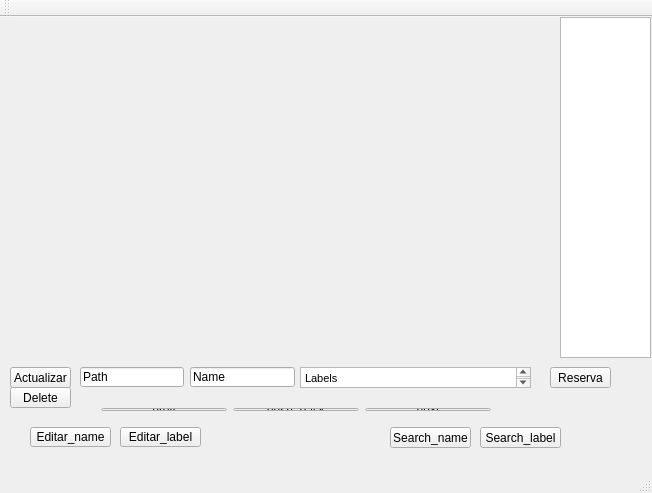
<?xml version="1.0" encoding="UTF-8"?>
<ui version="4.0">
 <class>MainWindow</class>
 <widget class="QMainWindow" name="MainWindow">
  <property name="geometry">
   <rect>
    <x>0</x>
    <y>0</y>
    <width>652</width>
    <height>493</height>
   </rect>
  </property>
  <property name="windowTitle">
   <string>MainWindow</string>
  </property>
  <widget class="QWidget" name="centralWidget">
   <widget class="QLabel" name="label_image">
    <property name="geometry">
     <rect>
      <x>0</x>
      <y>0</y>
      <width>551</width>
      <height>341</height>
     </rect>
    </property>
    <property name="text">
     <string/>
    </property>
   </widget>
   <widget class="QWidget" name="layoutWidget">
    <property name="geometry">
     <rect>
      <x>90</x>
      <y>380</y>
      <width>412</width>
      <height>25</height>
     </rect>
    </property>
    <layout class="QHBoxLayout" name="horizontalLayout">
     <item>
      <widget class="QPushButton" name="button_prev">
       <property name="text">
        <string>prev</string>
       </property>
      </widget>
     </item>
     <item>
      <widget class="QPushButton" name="pushback">
       <property name="text">
        <string>push_back</string>
       </property>
      </widget>
     </item>
     <item>
      <widget class="QPushButton" name="button_next">
       <property name="text">
        <string>next</string>
       </property>
      </widget>
     </item>
    </layout>
   </widget>
   <widget class="QPushButton" name="save">
    <property name="geometry">
     <rect>
      <x>10</x>
      <y>350</y>
      <width>61</width>
      <height>21</height>
     </rect>
    </property>
    <property name="text">
     <string>Actualizar</string>
    </property>
   </widget>
   <widget class="QTextEdit" name="text_labels">
    <property name="geometry">
     <rect>
      <x>300</x>
      <y>350</y>
      <width>231</width>
      <height>21</height>
     </rect>
    </property>
    <property name="html">
     <string>&lt;!DOCTYPE HTML PUBLIC &quot;-//W3C//DTD HTML 4.0//EN&quot; &quot;http://www.w3.org/TR/REC-html40/strict.dtd&quot;&gt;
&lt;html&gt;&lt;head&gt;&lt;meta name=&quot;qrichtext&quot; content=&quot;1&quot; /&gt;&lt;style type=&quot;text/css&quot;&gt;
p, li { white-space: pre-wrap; }
&lt;/style&gt;&lt;/head&gt;&lt;body style=&quot; font-family:'MS Shell Dlg 2'; font-size:8.25pt; font-weight:400; font-style:normal;&quot;&gt;
&lt;p style=&quot; margin-top:0px; margin-bottom:0px; margin-left:0px; margin-right:0px; -qt-block-indent:0; text-indent:0px;&quot;&gt;Labels&lt;/p&gt;
&lt;p style=&quot;-qt-paragraph-type:empty; margin-top:0px; margin-bottom:0px; margin-left:0px; margin-right:0px; -qt-block-indent:0; text-indent:0px;&quot;&gt;&lt;br /&gt;&lt;/p&gt;&lt;/body&gt;&lt;/html&gt;</string>
    </property>
   </widget>
   <widget class="QLineEdit" name="line_name">
    <property name="geometry">
     <rect>
      <x>190</x>
      <y>350</y>
      <width>105</width>
      <height>20</height>
     </rect>
    </property>
    <property name="text">
     <string>Name</string>
    </property>
   </widget>
   <widget class="QLineEdit" name="line_path">
    <property name="geometry">
     <rect>
      <x>80</x>
      <y>350</y>
      <width>104</width>
      <height>20</height>
     </rect>
    </property>
    <property name="text">
     <string>Path</string>
    </property>
   </widget>
   <widget class="QTextEdit" name="text_labels_2">
    <property name="geometry">
     <rect>
      <x>560</x>
      <y>0</y>
      <width>91</width>
      <height>341</height>
     </rect>
    </property>
    <property name="html">
     <string>&lt;!DOCTYPE HTML PUBLIC &quot;-//W3C//DTD HTML 4.0//EN&quot; &quot;http://www.w3.org/TR/REC-html40/strict.dtd&quot;&gt;
&lt;html&gt;&lt;head&gt;&lt;meta name=&quot;qrichtext&quot; content=&quot;1&quot; /&gt;&lt;style type=&quot;text/css&quot;&gt;
p, li { white-space: pre-wrap; }
&lt;/style&gt;&lt;/head&gt;&lt;body style=&quot; font-family:'MS Shell Dlg 2'; font-size:8.25pt; font-weight:400; font-style:normal;&quot;&gt;
&lt;p style=&quot;-qt-paragraph-type:empty; margin-top:0px; margin-bottom:0px; margin-left:0px; margin-right:0px; -qt-block-indent:0; text-indent:0px;&quot;&gt;&lt;br /&gt;&lt;/p&gt;&lt;/body&gt;&lt;/html&gt;</string>
    </property>
   </widget>
   <widget class="QPushButton" name="Delete">
    <property name="geometry">
     <rect>
      <x>10</x>
      <y>370</y>
      <width>61</width>
      <height>21</height>
     </rect>
    </property>
    <property name="text">
     <string>Delete</string>
    </property>
   </widget>
   <widget class="QPushButton" name="Reserva">
    <property name="geometry">
     <rect>
      <x>550</x>
      <y>350</y>
      <width>61</width>
      <height>21</height>
     </rect>
    </property>
    <property name="text">
     <string>Reserva</string>
    </property>
   </widget>
   <widget class="QPushButton" name="pushButton">
    <property name="geometry">
     <rect>
      <x>30</x>
      <y>410</y>
      <width>81</width>
      <height>20</height>
     </rect>
    </property>
    <property name="text">
     <string>Editar_name</string>
    </property>
   </widget>
   <widget class="QPushButton" name="pushButton_2">
    <property name="geometry">
     <rect>
      <x>480</x>
      <y>410</y>
      <width>81</width>
      <height>21</height>
     </rect>
    </property>
    <property name="text">
     <string>Search_label</string>
    </property>
   </widget>
   <widget class="QPushButton" name="pushButton_3">
    <property name="geometry">
     <rect>
      <x>120</x>
      <y>410</y>
      <width>81</width>
      <height>20</height>
     </rect>
    </property>
    <property name="text">
     <string>Editar_label</string>
    </property>
   </widget>
   <widget class="QPushButton" name="Search_name">
    <property name="geometry">
     <rect>
      <x>390</x>
      <y>410</y>
      <width>81</width>
      <height>21</height>
     </rect>
    </property>
    <property name="text">
     <string>Search_name</string>
    </property>
   </widget>
  </widget>
  <widget class="QMenuBar" name="menuBar">
   <property name="geometry">
    <rect>
     <x>0</x>
     <y>0</y>
     <width>652</width>
     <height>21</height>
    </rect>
   </property>
  </widget>
  <widget class="QToolBar" name="mainToolBar">
   <attribute name="toolBarArea">
    <enum>TopToolBarArea</enum>
   </attribute>
   <attribute name="toolBarBreak">
    <bool>false</bool>
   </attribute>
  </widget>
  <widget class="QStatusBar" name="statusBar"/>
 </widget>
 <layoutdefault spacing="6" margin="11"/>
 <resources/>
 <connections/>
</ui>
